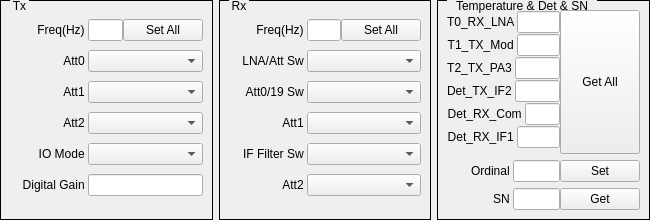
<?xml version="1.0" encoding="UTF-8"?>
<ui version="4.0">
 <class>Q_SP1401_R1F_Widget</class>
 <widget class="QWidget" name="Q_SP1401_R1F_Widget">
  <property name="geometry">
   <rect>
    <x>0</x>
    <y>0</y>
    <width>650</width>
    <height>220</height>
   </rect>
  </property>
  <property name="windowTitle">
   <string>Dialog</string>
  </property>
  <layout class="QHBoxLayout" name="horizontalLayout_3" stretch="1,1,1">
   <property name="leftMargin">
    <number>0</number>
   </property>
   <property name="topMargin">
    <number>0</number>
   </property>
   <property name="rightMargin">
    <number>0</number>
   </property>
   <property name="bottomMargin">
    <number>0</number>
   </property>
   <item>
    <widget class="QGroupBox" name="groupBoxTX">
     <property name="styleSheet">
      <string notr="true">QGroupBox{ border:1px solid black; margin-top:0.5ex; }
QGroupBox::title { subcontrol-origin:margin; subcontrol-position:top left; top:-1px; left:10px; margin-left: 0px; padding:0 1px; }</string>
     </property>
     <property name="title">
      <string>Tx</string>
     </property>
     <layout class="QHBoxLayout" name="horizontalLayout">
      <item>
       <layout class="QVBoxLayout" name="verticalLayoutTX">
        <property name="spacing">
         <number>0</number>
        </property>
        <item>
         <layout class="QHBoxLayout" name="horizontalLayoutTX0">
          <property name="spacing">
           <number>0</number>
          </property>
          <property name="topMargin">
           <number>0</number>
          </property>
          <property name="rightMargin">
           <number>0</number>
          </property>
          <property name="bottomMargin">
           <number>0</number>
          </property>
          <item>
           <widget class="QLabel" name="labelTXFreq">
            <property name="sizePolicy">
             <sizepolicy hsizetype="Fixed" vsizetype="Fixed">
              <horstretch>0</horstretch>
              <verstretch>0</verstretch>
             </sizepolicy>
            </property>
            <property name="minimumSize">
             <size>
              <width>78</width>
              <height>16</height>
             </size>
            </property>
            <property name="text">
             <string>Freq(Hz) </string>
            </property>
            <property name="alignment">
             <set>Qt::AlignRight|Qt::AlignTrailing|Qt::AlignVCenter</set>
            </property>
            <property name="buddy">
             <cstring>lineEditTXFreq</cstring>
            </property>
           </widget>
          </item>
          <item>
           <widget class="QFreqScrollLineEdit" name="lineEditTXFreq">
            <property name="sizePolicy">
             <sizepolicy hsizetype="Expanding" vsizetype="Fixed">
              <horstretch>5</horstretch>
              <verstretch>0</verstretch>
             </sizepolicy>
            </property>
            <property name="text">
             <string/>
            </property>
           </widget>
          </item>
          <item>
           <widget class="QPushButton" name="pushButtonSetTXAll">
            <property name="sizePolicy">
             <sizepolicy hsizetype="Expanding" vsizetype="Fixed">
              <horstretch>1</horstretch>
              <verstretch>0</verstretch>
             </sizepolicy>
            </property>
            <property name="text">
             <string>Set All</string>
            </property>
           </widget>
          </item>
         </layout>
        </item>
        <item>
         <layout class="QHBoxLayout" name="horizontalLayoutTX1">
          <property name="spacing">
           <number>0</number>
          </property>
          <item>
           <widget class="QLabel" name="labelTXAtt0">
            <property name="sizePolicy">
             <sizepolicy hsizetype="Fixed" vsizetype="Fixed">
              <horstretch>0</horstretch>
              <verstretch>0</verstretch>
             </sizepolicy>
            </property>
            <property name="minimumSize">
             <size>
              <width>78</width>
              <height>16</height>
             </size>
            </property>
            <property name="text">
             <string>Att0 </string>
            </property>
            <property name="alignment">
             <set>Qt::AlignRight|Qt::AlignTrailing|Qt::AlignVCenter</set>
            </property>
            <property name="buddy">
             <cstring>comboBoxTXAtt0</cstring>
            </property>
           </widget>
          </item>
          <item>
           <widget class="QComboBox" name="comboBoxTXAtt0">
            <property name="sizePolicy">
             <sizepolicy hsizetype="Expanding" vsizetype="Fixed">
              <horstretch>5</horstretch>
              <verstretch>0</verstretch>
             </sizepolicy>
            </property>
           </widget>
          </item>
         </layout>
        </item>
        <item>
         <layout class="QHBoxLayout" name="horizontalLayoutTX2">
          <property name="spacing">
           <number>0</number>
          </property>
          <item>
           <widget class="QLabel" name="labelTXAtt1">
            <property name="sizePolicy">
             <sizepolicy hsizetype="Preferred" vsizetype="Fixed">
              <horstretch>0</horstretch>
              <verstretch>0</verstretch>
             </sizepolicy>
            </property>
            <property name="minimumSize">
             <size>
              <width>78</width>
              <height>16</height>
             </size>
            </property>
            <property name="text">
             <string>Att1 </string>
            </property>
            <property name="alignment">
             <set>Qt::AlignRight|Qt::AlignTrailing|Qt::AlignVCenter</set>
            </property>
            <property name="buddy">
             <cstring>comboBoxTXAtt1</cstring>
            </property>
           </widget>
          </item>
          <item>
           <widget class="QComboBox" name="comboBoxTXAtt1">
            <property name="sizePolicy">
             <sizepolicy hsizetype="Expanding" vsizetype="Fixed">
              <horstretch>5</horstretch>
              <verstretch>0</verstretch>
             </sizepolicy>
            </property>
           </widget>
          </item>
         </layout>
        </item>
        <item>
         <layout class="QHBoxLayout" name="horizontalLayoutTX3">
          <property name="spacing">
           <number>0</number>
          </property>
          <item>
           <widget class="QLabel" name="labelTXAtt2">
            <property name="sizePolicy">
             <sizepolicy hsizetype="Preferred" vsizetype="Fixed">
              <horstretch>0</horstretch>
              <verstretch>0</verstretch>
             </sizepolicy>
            </property>
            <property name="minimumSize">
             <size>
              <width>78</width>
              <height>16</height>
             </size>
            </property>
            <property name="text">
             <string>Att2 </string>
            </property>
            <property name="alignment">
             <set>Qt::AlignRight|Qt::AlignTrailing|Qt::AlignVCenter</set>
            </property>
            <property name="buddy">
             <cstring>comboBoxTXAtt2</cstring>
            </property>
           </widget>
          </item>
          <item>
           <widget class="QComboBox" name="comboBoxTXAtt2">
            <property name="sizePolicy">
             <sizepolicy hsizetype="Expanding" vsizetype="Fixed">
              <horstretch>5</horstretch>
              <verstretch>0</verstretch>
             </sizepolicy>
            </property>
           </widget>
          </item>
         </layout>
        </item>
        <item>
         <layout class="QHBoxLayout" name="horizontalLayoutTX4">
          <property name="spacing">
           <number>0</number>
          </property>
          <item>
           <widget class="QLabel" name="labelIOMode">
            <property name="sizePolicy">
             <sizepolicy hsizetype="Preferred" vsizetype="Fixed">
              <horstretch>0</horstretch>
              <verstretch>0</verstretch>
             </sizepolicy>
            </property>
            <property name="minimumSize">
             <size>
              <width>78</width>
              <height>16</height>
             </size>
            </property>
            <property name="text">
             <string>IO Mode </string>
            </property>
            <property name="alignment">
             <set>Qt::AlignRight|Qt::AlignTrailing|Qt::AlignVCenter</set>
            </property>
            <property name="buddy">
             <cstring>comboBoxIOMode</cstring>
            </property>
           </widget>
          </item>
          <item>
           <widget class="QComboBox" name="comboBoxIOMode">
            <property name="sizePolicy">
             <sizepolicy hsizetype="Expanding" vsizetype="Fixed">
              <horstretch>5</horstretch>
              <verstretch>0</verstretch>
             </sizepolicy>
            </property>
           </widget>
          </item>
         </layout>
        </item>
        <item>
         <layout class="QHBoxLayout" name="horizontalLayoutTX5">
          <property name="spacing">
           <number>0</number>
          </property>
          <item>
           <widget class="QLabel" name="labelDGain">
            <property name="sizePolicy">
             <sizepolicy hsizetype="Fixed" vsizetype="Fixed">
              <horstretch>0</horstretch>
              <verstretch>0</verstretch>
             </sizepolicy>
            </property>
            <property name="minimumSize">
             <size>
              <width>78</width>
              <height>16</height>
             </size>
            </property>
            <property name="text">
             <string>Digital Gain </string>
            </property>
            <property name="alignment">
             <set>Qt::AlignRight|Qt::AlignTrailing|Qt::AlignVCenter</set>
            </property>
            <property name="buddy">
             <cstring>lineEditDGain</cstring>
            </property>
           </widget>
          </item>
          <item>
           <widget class="QLineEdit" name="lineEditDGain">
            <property name="sizePolicy">
             <sizepolicy hsizetype="Expanding" vsizetype="Fixed">
              <horstretch>5</horstretch>
              <verstretch>0</verstretch>
             </sizepolicy>
            </property>
           </widget>
          </item>
         </layout>
        </item>
       </layout>
      </item>
     </layout>
    </widget>
   </item>
   <item>
    <widget class="QGroupBox" name="groupBoxRX">
     <property name="styleSheet">
      <string notr="true">QGroupBox{ border:1px solid black; margin-top:0.5ex; }
QGroupBox::title { subcontrol-origin:margin; subcontrol-position:top left; top:-1px; left:10px; margin-left: 0px; padding:0 1px; }</string>
     </property>
     <property name="title">
      <string>Rx</string>
     </property>
     <layout class="QHBoxLayout" name="horizontalLayout_2">
      <item>
       <layout class="QVBoxLayout" name="verticalLayoutRX">
        <property name="spacing">
         <number>0</number>
        </property>
        <item>
         <layout class="QHBoxLayout" name="horizontalLayoutRX0">
          <property name="spacing">
           <number>0</number>
          </property>
          <item>
           <widget class="QLabel" name="labelRXFreq">
            <property name="sizePolicy">
             <sizepolicy hsizetype="Preferred" vsizetype="Fixed">
              <horstretch>0</horstretch>
              <verstretch>0</verstretch>
             </sizepolicy>
            </property>
            <property name="minimumSize">
             <size>
              <width>78</width>
              <height>16</height>
             </size>
            </property>
            <property name="text">
             <string>Freq(Hz) </string>
            </property>
            <property name="alignment">
             <set>Qt::AlignRight|Qt::AlignTrailing|Qt::AlignVCenter</set>
            </property>
            <property name="buddy">
             <cstring>lineEditRXFreq</cstring>
            </property>
           </widget>
          </item>
          <item>
           <widget class="QFreqScrollLineEdit" name="lineEditRXFreq">
            <property name="sizePolicy">
             <sizepolicy hsizetype="Expanding" vsizetype="Fixed">
              <horstretch>5</horstretch>
              <verstretch>0</verstretch>
             </sizepolicy>
            </property>
           </widget>
          </item>
          <item>
           <widget class="QPushButton" name="pushButtonSetRXAll">
            <property name="sizePolicy">
             <sizepolicy hsizetype="Expanding" vsizetype="Fixed">
              <horstretch>1</horstretch>
              <verstretch>0</verstretch>
             </sizepolicy>
            </property>
            <property name="text">
             <string>Set All</string>
            </property>
           </widget>
          </item>
         </layout>
        </item>
        <item>
         <layout class="QHBoxLayout" name="horizontalLayoutRX1">
          <property name="spacing">
           <number>0</number>
          </property>
          <item>
           <widget class="QLabel" name="labelRXLNAAttSw">
            <property name="sizePolicy">
             <sizepolicy hsizetype="Preferred" vsizetype="Fixed">
              <horstretch>0</horstretch>
              <verstretch>0</verstretch>
             </sizepolicy>
            </property>
            <property name="minimumSize">
             <size>
              <width>78</width>
              <height>16</height>
             </size>
            </property>
            <property name="text">
             <string>LNA/Att Sw </string>
            </property>
            <property name="alignment">
             <set>Qt::AlignRight|Qt::AlignTrailing|Qt::AlignVCenter</set>
            </property>
            <property name="buddy">
             <cstring>comboBoxRXLNAAttSw</cstring>
            </property>
           </widget>
          </item>
          <item>
           <widget class="QComboBox" name="comboBoxRXLNAAttSw">
            <property name="sizePolicy">
             <sizepolicy hsizetype="Expanding" vsizetype="Fixed">
              <horstretch>5</horstretch>
              <verstretch>0</verstretch>
             </sizepolicy>
            </property>
           </widget>
          </item>
         </layout>
        </item>
        <item>
         <layout class="QHBoxLayout" name="horizontalLayoutRX2">
          <property name="spacing">
           <number>0</number>
          </property>
          <item>
           <widget class="QLabel" name="labelRXAtt019Sw">
            <property name="sizePolicy">
             <sizepolicy hsizetype="Preferred" vsizetype="Fixed">
              <horstretch>0</horstretch>
              <verstretch>0</verstretch>
             </sizepolicy>
            </property>
            <property name="minimumSize">
             <size>
              <width>78</width>
              <height>16</height>
             </size>
            </property>
            <property name="text">
             <string>Att0/19 Sw </string>
            </property>
            <property name="alignment">
             <set>Qt::AlignRight|Qt::AlignTrailing|Qt::AlignVCenter</set>
            </property>
            <property name="buddy">
             <cstring>comboBoxRXAtt019Sw</cstring>
            </property>
           </widget>
          </item>
          <item>
           <widget class="QComboBox" name="comboBoxRXAtt019Sw">
            <property name="sizePolicy">
             <sizepolicy hsizetype="Expanding" vsizetype="Fixed">
              <horstretch>5</horstretch>
              <verstretch>0</verstretch>
             </sizepolicy>
            </property>
           </widget>
          </item>
         </layout>
        </item>
        <item>
         <layout class="QHBoxLayout" name="horizontalLayoutRX3">
          <property name="spacing">
           <number>0</number>
          </property>
          <item>
           <widget class="QLabel" name="labelRXAtt1">
            <property name="sizePolicy">
             <sizepolicy hsizetype="Preferred" vsizetype="Fixed">
              <horstretch>0</horstretch>
              <verstretch>0</verstretch>
             </sizepolicy>
            </property>
            <property name="minimumSize">
             <size>
              <width>78</width>
              <height>16</height>
             </size>
            </property>
            <property name="text">
             <string>Att1 </string>
            </property>
            <property name="alignment">
             <set>Qt::AlignRight|Qt::AlignTrailing|Qt::AlignVCenter</set>
            </property>
            <property name="buddy">
             <cstring>comboBoxRXAtt1</cstring>
            </property>
           </widget>
          </item>
          <item>
           <widget class="QComboBox" name="comboBoxRXAtt1">
            <property name="sizePolicy">
             <sizepolicy hsizetype="Expanding" vsizetype="Fixed">
              <horstretch>5</horstretch>
              <verstretch>0</verstretch>
             </sizepolicy>
            </property>
           </widget>
          </item>
         </layout>
        </item>
        <item>
         <layout class="QHBoxLayout" name="horizontalLayoutRX4">
          <property name="spacing">
           <number>0</number>
          </property>
          <item>
           <widget class="QLabel" name="labelIFFilterSw">
            <property name="sizePolicy">
             <sizepolicy hsizetype="Preferred" vsizetype="Fixed">
              <horstretch>0</horstretch>
              <verstretch>0</verstretch>
             </sizepolicy>
            </property>
            <property name="minimumSize">
             <size>
              <width>78</width>
              <height>16</height>
             </size>
            </property>
            <property name="text">
             <string>IF Filter Sw </string>
            </property>
            <property name="alignment">
             <set>Qt::AlignRight|Qt::AlignTrailing|Qt::AlignVCenter</set>
            </property>
            <property name="buddy">
             <cstring>comboBoxIFFilterSw</cstring>
            </property>
           </widget>
          </item>
          <item>
           <widget class="QComboBox" name="comboBoxIFFilterSw">
            <property name="sizePolicy">
             <sizepolicy hsizetype="Expanding" vsizetype="Fixed">
              <horstretch>5</horstretch>
              <verstretch>0</verstretch>
             </sizepolicy>
            </property>
           </widget>
          </item>
         </layout>
        </item>
        <item>
         <layout class="QHBoxLayout" name="horizontalLayoutRX5">
          <property name="spacing">
           <number>0</number>
          </property>
          <item>
           <widget class="QLabel" name="labelRXAtt2">
            <property name="sizePolicy">
             <sizepolicy hsizetype="Preferred" vsizetype="Fixed">
              <horstretch>0</horstretch>
              <verstretch>0</verstretch>
             </sizepolicy>
            </property>
            <property name="minimumSize">
             <size>
              <width>78</width>
              <height>16</height>
             </size>
            </property>
            <property name="text">
             <string>Att2 </string>
            </property>
            <property name="alignment">
             <set>Qt::AlignRight|Qt::AlignTrailing|Qt::AlignVCenter</set>
            </property>
            <property name="buddy">
             <cstring>comboBoxRXAtt2</cstring>
            </property>
           </widget>
          </item>
          <item>
           <widget class="QComboBox" name="comboBoxRXAtt2">
            <property name="sizePolicy">
             <sizepolicy hsizetype="Expanding" vsizetype="Fixed">
              <horstretch>5</horstretch>
              <verstretch>0</verstretch>
             </sizepolicy>
            </property>
           </widget>
          </item>
         </layout>
        </item>
       </layout>
      </item>
     </layout>
    </widget>
   </item>
   <item>
    <widget class="QGroupBox" name="groupBoxTempDetSN">
     <property name="styleSheet">
      <string notr="true">QGroupBox{ border:1px solid black; margin-top:0.5ex; }
QGroupBox::title { subcontrol-origin:margin; subcontrol-position:top left; top:-1px; left:10px; margin-left: 0px; padding:0 1px; }</string>
     </property>
     <property name="title">
      <string>Temperature &amp;&amp; Det &amp;&amp; SN</string>
     </property>
     <property name="alignment">
      <set>Qt::AlignLeading|Qt::AlignLeft|Qt::AlignVCenter</set>
     </property>
     <property name="flat">
      <bool>false</bool>
     </property>
     <property name="checkable">
      <bool>false</bool>
     </property>
     <layout class="QVBoxLayout" name="verticalLayout">
      <item>
       <layout class="QHBoxLayout" name="horizontalLayoutTempDet">
        <property name="spacing">
         <number>0</number>
        </property>
        <item>
         <layout class="QVBoxLayout" name="verticalLayoutTempDet">
          <property name="spacing">
           <number>0</number>
          </property>
          <item>
           <layout class="QHBoxLayout" name="horizontalLayoutTemp0">
            <property name="spacing">
             <number>0</number>
            </property>
            <item>
             <widget class="QLabel" name="labelTemp0">
              <property name="sizePolicy">
               <sizepolicy hsizetype="Preferred" vsizetype="Fixed">
                <horstretch>0</horstretch>
                <verstretch>0</verstretch>
               </sizepolicy>
              </property>
              <property name="minimumSize">
               <size>
                <width>66</width>
                <height>16</height>
               </size>
              </property>
              <property name="text">
               <string>T0_RX_LNA </string>
              </property>
              <property name="alignment">
               <set>Qt::AlignRight|Qt::AlignTrailing|Qt::AlignVCenter</set>
              </property>
              <property name="buddy">
               <cstring>lineEditTemp0</cstring>
              </property>
             </widget>
            </item>
            <item>
             <widget class="QLineEdit" name="lineEditTemp0">
              <property name="sizePolicy">
               <sizepolicy hsizetype="Expanding" vsizetype="Fixed">
                <horstretch>5</horstretch>
                <verstretch>0</verstretch>
               </sizepolicy>
              </property>
             </widget>
            </item>
           </layout>
          </item>
          <item>
           <layout class="QHBoxLayout" name="horizontalLayoutTemp1">
            <property name="spacing">
             <number>0</number>
            </property>
            <item>
             <widget class="QLabel" name="labelTemp1">
              <property name="sizePolicy">
               <sizepolicy hsizetype="Preferred" vsizetype="Fixed">
                <horstretch>0</horstretch>
                <verstretch>0</verstretch>
               </sizepolicy>
              </property>
              <property name="minimumSize">
               <size>
                <width>66</width>
                <height>16</height>
               </size>
              </property>
              <property name="text">
               <string>T1_TX_Mod </string>
              </property>
              <property name="alignment">
               <set>Qt::AlignRight|Qt::AlignTrailing|Qt::AlignVCenter</set>
              </property>
              <property name="buddy">
               <cstring>lineEditTemp1</cstring>
              </property>
             </widget>
            </item>
            <item>
             <widget class="QLineEdit" name="lineEditTemp1">
              <property name="sizePolicy">
               <sizepolicy hsizetype="Expanding" vsizetype="Fixed">
                <horstretch>5</horstretch>
                <verstretch>0</verstretch>
               </sizepolicy>
              </property>
             </widget>
            </item>
           </layout>
          </item>
          <item>
           <layout class="QHBoxLayout" name="horizontalLayoutTemp2">
            <property name="spacing">
             <number>0</number>
            </property>
            <item>
             <widget class="QLabel" name="labelTemp2">
              <property name="sizePolicy">
               <sizepolicy hsizetype="Preferred" vsizetype="Fixed">
                <horstretch>0</horstretch>
                <verstretch>0</verstretch>
               </sizepolicy>
              </property>
              <property name="minimumSize">
               <size>
                <width>66</width>
                <height>16</height>
               </size>
              </property>
              <property name="text">
               <string>T2_TX_PA3 </string>
              </property>
              <property name="alignment">
               <set>Qt::AlignRight|Qt::AlignTrailing|Qt::AlignVCenter</set>
              </property>
              <property name="buddy">
               <cstring>lineEditTemp2</cstring>
              </property>
             </widget>
            </item>
            <item>
             <widget class="QLineEdit" name="lineEditTemp2">
              <property name="sizePolicy">
               <sizepolicy hsizetype="Expanding" vsizetype="Fixed">
                <horstretch>5</horstretch>
                <verstretch>0</verstretch>
               </sizepolicy>
              </property>
             </widget>
            </item>
           </layout>
          </item>
          <item>
           <layout class="QHBoxLayout" name="horizontalLayoutDet0">
            <property name="spacing">
             <number>0</number>
            </property>
            <item>
             <widget class="QLabel" name="labelDetTXIF2">
              <property name="sizePolicy">
               <sizepolicy hsizetype="Preferred" vsizetype="Fixed">
                <horstretch>0</horstretch>
                <verstretch>0</verstretch>
               </sizepolicy>
              </property>
              <property name="minimumSize">
               <size>
                <width>66</width>
                <height>16</height>
               </size>
              </property>
              <property name="text">
               <string>Det_TX_IF2 </string>
              </property>
              <property name="alignment">
               <set>Qt::AlignRight|Qt::AlignTrailing|Qt::AlignVCenter</set>
              </property>
              <property name="buddy">
               <cstring>lineEditDetTXIF2</cstring>
              </property>
             </widget>
            </item>
            <item>
             <widget class="QLineEdit" name="lineEditDetTXIF2">
              <property name="sizePolicy">
               <sizepolicy hsizetype="Expanding" vsizetype="Fixed">
                <horstretch>5</horstretch>
                <verstretch>0</verstretch>
               </sizepolicy>
              </property>
             </widget>
            </item>
           </layout>
          </item>
          <item>
           <layout class="QHBoxLayout" name="horizontalLayoutDet1">
            <property name="spacing">
             <number>0</number>
            </property>
            <item>
             <widget class="QLabel" name="labelDetRXCom">
              <property name="sizePolicy">
               <sizepolicy hsizetype="Preferred" vsizetype="Fixed">
                <horstretch>0</horstretch>
                <verstretch>0</verstretch>
               </sizepolicy>
              </property>
              <property name="minimumSize">
               <size>
                <width>66</width>
                <height>16</height>
               </size>
              </property>
              <property name="text">
               <string>Det_RX_Com </string>
              </property>
              <property name="alignment">
               <set>Qt::AlignRight|Qt::AlignTrailing|Qt::AlignVCenter</set>
              </property>
              <property name="buddy">
               <cstring>lineEditDetRXCom</cstring>
              </property>
             </widget>
            </item>
            <item>
             <widget class="QLineEdit" name="lineEditDetRXCom">
              <property name="sizePolicy">
               <sizepolicy hsizetype="Expanding" vsizetype="Fixed">
                <horstretch>5</horstretch>
                <verstretch>0</verstretch>
               </sizepolicy>
              </property>
             </widget>
            </item>
           </layout>
          </item>
          <item>
           <layout class="QHBoxLayout" name="horizontalLayoutDet2">
            <property name="spacing">
             <number>0</number>
            </property>
            <item>
             <widget class="QLabel" name="labelDetRXIF1">
              <property name="sizePolicy">
               <sizepolicy hsizetype="Preferred" vsizetype="Fixed">
                <horstretch>0</horstretch>
                <verstretch>0</verstretch>
               </sizepolicy>
              </property>
              <property name="minimumSize">
               <size>
                <width>66</width>
                <height>16</height>
               </size>
              </property>
              <property name="text">
               <string>Det_RX_IF1 </string>
              </property>
              <property name="alignment">
               <set>Qt::AlignRight|Qt::AlignTrailing|Qt::AlignVCenter</set>
              </property>
              <property name="buddy">
               <cstring>lineEditDetRXIF1</cstring>
              </property>
             </widget>
            </item>
            <item>
             <widget class="QLineEdit" name="lineEditDetRXIF1">
              <property name="sizePolicy">
               <sizepolicy hsizetype="Expanding" vsizetype="Fixed">
                <horstretch>5</horstretch>
                <verstretch>0</verstretch>
               </sizepolicy>
              </property>
             </widget>
            </item>
           </layout>
          </item>
         </layout>
        </item>
        <item>
         <widget class="QPushButton" name="pushButtonGetTempDetAll">
          <property name="sizePolicy">
           <sizepolicy hsizetype="Fixed" vsizetype="Expanding">
            <horstretch>1</horstretch>
            <verstretch>0</verstretch>
           </sizepolicy>
          </property>
          <property name="text">
           <string>Get All</string>
          </property>
         </widget>
        </item>
       </layout>
      </item>
      <item>
       <layout class="QHBoxLayout" name="horizontalLayoutSNSet">
        <property name="spacing">
         <number>0</number>
        </property>
        <item>
         <widget class="QLabel" name="labelOrdinal">
          <property name="sizePolicy">
           <sizepolicy hsizetype="Preferred" vsizetype="Fixed">
            <horstretch>0</horstretch>
            <verstretch>0</verstretch>
           </sizepolicy>
          </property>
          <property name="minimumSize">
           <size>
            <width>66</width>
            <height>16</height>
           </size>
          </property>
          <property name="text">
           <string>Ordinal </string>
          </property>
          <property name="alignment">
           <set>Qt::AlignRight|Qt::AlignTrailing|Qt::AlignVCenter</set>
          </property>
          <property name="buddy">
           <cstring>lineEditOrdinal</cstring>
          </property>
         </widget>
        </item>
        <item>
         <widget class="QLineEdit" name="lineEditOrdinal">
          <property name="sizePolicy">
           <sizepolicy hsizetype="Preferred" vsizetype="Fixed">
            <horstretch>5</horstretch>
            <verstretch>0</verstretch>
           </sizepolicy>
          </property>
         </widget>
        </item>
        <item>
         <widget class="QPushButton" name="pushButtonSetSN">
          <property name="sizePolicy">
           <sizepolicy hsizetype="Fixed" vsizetype="Fixed">
            <horstretch>2</horstretch>
            <verstretch>1</verstretch>
           </sizepolicy>
          </property>
          <property name="minimumSize">
           <size>
            <width>0</width>
            <height>0</height>
           </size>
          </property>
          <property name="text">
           <string>Set</string>
          </property>
         </widget>
        </item>
       </layout>
      </item>
      <item>
       <layout class="QHBoxLayout" name="horizontalLayoutSNGet">
        <property name="spacing">
         <number>0</number>
        </property>
        <item>
         <widget class="QLabel" name="labelSN">
          <property name="sizePolicy">
           <sizepolicy hsizetype="Preferred" vsizetype="Fixed">
            <horstretch>0</horstretch>
            <verstretch>0</verstretch>
           </sizepolicy>
          </property>
          <property name="minimumSize">
           <size>
            <width>66</width>
            <height>16</height>
           </size>
          </property>
          <property name="text">
           <string>SN </string>
          </property>
          <property name="alignment">
           <set>Qt::AlignRight|Qt::AlignTrailing|Qt::AlignVCenter</set>
          </property>
          <property name="buddy">
           <cstring>lineEditSN</cstring>
          </property>
         </widget>
        </item>
        <item>
         <widget class="QLineEdit" name="lineEditSN">
          <property name="sizePolicy">
           <sizepolicy hsizetype="Expanding" vsizetype="Fixed">
            <horstretch>7</horstretch>
            <verstretch>0</verstretch>
           </sizepolicy>
          </property>
         </widget>
        </item>
        <item>
         <widget class="QPushButton" name="pushButtonGetSN">
          <property name="sizePolicy">
           <sizepolicy hsizetype="Fixed" vsizetype="Fixed">
            <horstretch>2</horstretch>
            <verstretch>0</verstretch>
           </sizepolicy>
          </property>
          <property name="text">
           <string>Get</string>
          </property>
         </widget>
        </item>
       </layout>
      </item>
     </layout>
    </widget>
   </item>
  </layout>
 </widget>
 <customwidgets>
  <customwidget>
   <class>QFreqScrollLineEdit</class>
   <extends>QLineEdit</extends>
   <header>scroll_lineedit.h</header>
  </customwidget>
 </customwidgets>
 <tabstops>
  <tabstop>lineEditTXFreq</tabstop>
  <tabstop>pushButtonSetTXAll</tabstop>
  <tabstop>comboBoxTXAtt0</tabstop>
  <tabstop>comboBoxTXAtt1</tabstop>
  <tabstop>comboBoxTXAtt2</tabstop>
  <tabstop>comboBoxIOMode</tabstop>
  <tabstop>lineEditDGain</tabstop>
  <tabstop>lineEditRXFreq</tabstop>
  <tabstop>pushButtonSetRXAll</tabstop>
  <tabstop>comboBoxRXLNAAttSw</tabstop>
  <tabstop>comboBoxRXAtt019Sw</tabstop>
  <tabstop>comboBoxRXAtt1</tabstop>
  <tabstop>comboBoxIFFilterSw</tabstop>
  <tabstop>comboBoxRXAtt2</tabstop>
  <tabstop>lineEditTemp0</tabstop>
  <tabstop>lineEditTemp1</tabstop>
  <tabstop>lineEditTemp2</tabstop>
  <tabstop>pushButtonGetTempDetAll</tabstop>
  <tabstop>lineEditDetTXIF2</tabstop>
  <tabstop>lineEditDetRXCom</tabstop>
  <tabstop>lineEditDetRXIF1</tabstop>
  <tabstop>lineEditOrdinal</tabstop>
  <tabstop>pushButtonSetSN</tabstop>
  <tabstop>lineEditSN</tabstop>
  <tabstop>pushButtonGetSN</tabstop>
 </tabstops>
 <resources/>
 <connections/>
</ui>
